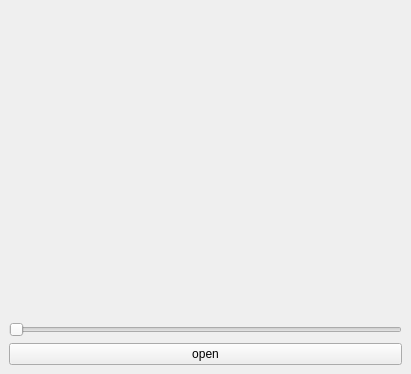
<?xml version="1.0" encoding="UTF-8"?>
<ui version="4.0">
 <class>MainWindow</class>
 <widget class="QMainWindow" name="MainWindow">
  <property name="geometry">
   <rect>
    <x>0</x>
    <y>0</y>
    <width>411</width>
    <height>374</height>
   </rect>
  </property>
  <property name="windowTitle">
   <string>task_38.5.3</string>
  </property>
  <widget class="QWidget" name="centralwidget">
   <layout class="QVBoxLayout" name="verticalLayout">
    <item>
     <widget class="QLabel" name="img">
      <property name="text">
       <string/>
      </property>
      <property name="alignment">
       <set>Qt::AlignCenter</set>
      </property>
     </widget>
    </item>
    <item>
     <widget class="QSlider" name="blur_coef">
      <property name="maximum">
       <number>50</number>
      </property>
      <property name="orientation">
       <enum>Qt::Horizontal</enum>
      </property>
     </widget>
    </item>
    <item>
     <widget class="QPushButton" name="open_btn">
      <property name="text">
       <string>open</string>
      </property>
     </widget>
    </item>
   </layout>
  </widget>
 </widget>
 <resources/>
 <connections/>
</ui>
